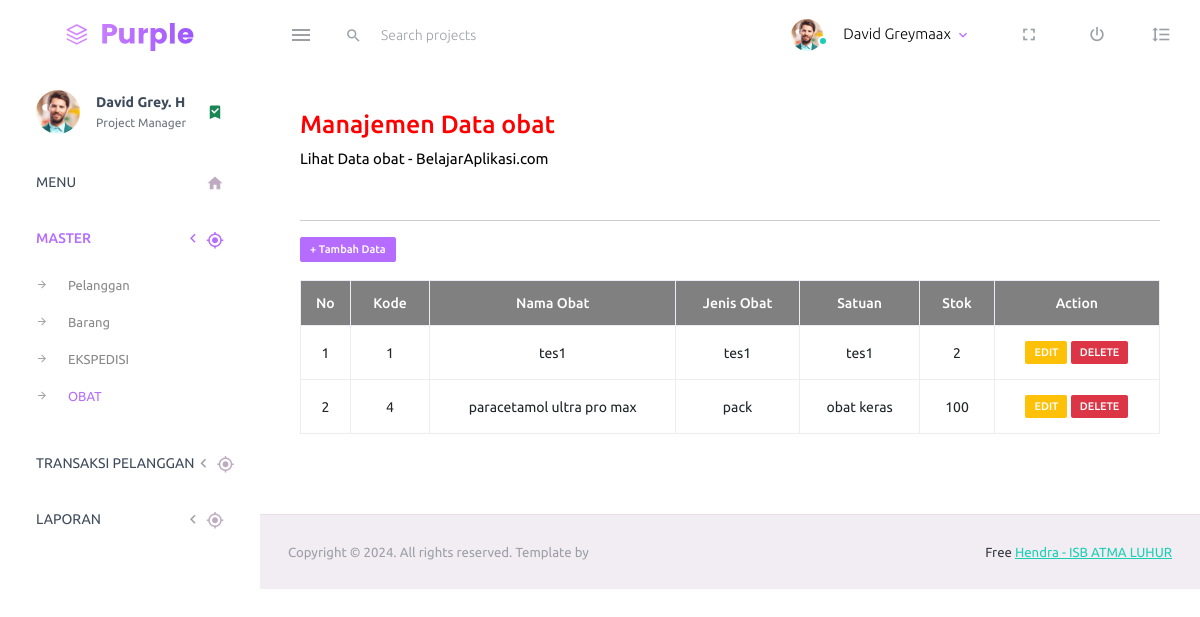
The app's page /admin/index.php/obat, older data.
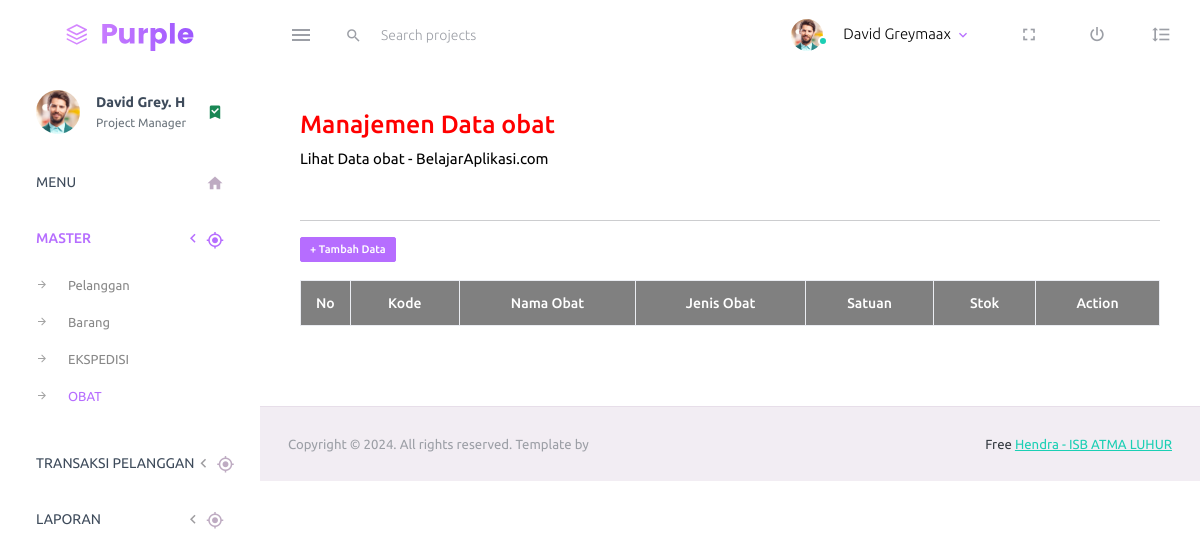
The same page, newer data.
### tables this page shows
CREATE TABLE obat (
	kd_obat  VARCHAR(5) PRIMARY KEY,
	nm_obat VARCHAR(50) NOT NULL,
	satuan VARCHAR(15) NOT NULL,
	jenis_obat VARCHAR(25) NOT NULL,
	stok INT(3) NOT NULL
);

### admin/application/views/layout/konten.php (called while the page is built)
<?php
	if ($isi) {
		$this->load->view($isi);
	}
?>

### admin/application/views/layout/wrapper.php (called while the page is built)
<?php
	require_once('header.php');
	require_once('menu.php');
	require_once('konten.php');
	require_once('footer.php');
?>

### admin/application/controllers/Obat.php (called while the page is built, shortened)
<?php
	class obat extends CI_Controller {
		public function __construct() {
			$this->load->model('obat_model');
			$this->load->model('General_model');
		}
		function index() {
			$query = $this->obat_model->data_obat();
			$data = array(
				'title' => 'Halaman Dashboard Administrator E-Commerce',
				'isi'   => 'obat/obat_view',
				'data'  => $query
			);
			$this->load->view('layout/wrapper', $data);
		}
	}
?>

### admin/index.php (called while the page is built, shortened)
<?php
require_once BASEPATH.'core/CodeIgniter.php';

### admin/application/models/Obat_model.php (called while the page is built, shortened)
<?php
	class obat_model extends CI_Model {
		public function data_obat() {
			$query = $this->db->query("select * from obat");
			if($query->num_rows() > 0) {
				return $query->result();
			}
		}
	}
?>

### admin/application/views/obat/obat_view.php (the view)
<div class="row">
	<div class="col-12 grid-margin">
		<div class="card">
			<div class="card-body">
				<h3 align="left" style="color:red;">Manajemen Data obat<br></h3>
				<p align="left" style="color:black;">Lihat Data obat - BelajarAplikasi.com<br></p><br>
				<hr>
				<a href="<?php echo base_url() ?>obat/tambah"><span class="badge badge-primary btn-sm">+ Tambah
						Data</span></a><br><br>
				<table id="tabel-akademik" class="table table-bordered" border="1">
					<thead>
						<tr class="warning" align="center" style="background: grey;color:white;font-weight: bold;">
							<th scope="col" width="3%">No</th>
							<th scope="col">Kode</th>
							<th scope="col">Nama Obat</th>
							<th scope="col">Jenis Obat</th>
							<th scope="col">Satuan</th>
							<th scope="col">Stok</th>
							<th scope="col">Action</th>
						</tr>
					</thead>
					<tbody>
						<?php
								$no= 1;
								if (isset($data)) {
									foreach ($data as $list) { ?>
									<tr class="active" align="center">
										<td><?php echo $no; ?></td>
										<td><?php echo $list->kd_obat; ?></td>
										<td><?php echo $list->nm_obat; ?></td>
										<td><?php echo $list->satuan; ?></td>
										<td><?php echo $list->jenis_obat; ?></td>
										<td><?php echo $list->stok; ?></td>
										<td>
											<a href="<?php echo base_url() ?>obat/edit/<?php echo $list->kd_obat; ?>"><span
													class="badge bg-warning">EDIT</span></a>
											<a href="<?php echo base_url() ?>obat/delete/<?php echo $list->kd_obat; ?>"><span
													class="badge bg-danger">DELETE</span></a>
										</td>
									</tr>
									<?php $no++;
								}
							} ?>
					</tbody>
				</table>
			</div>
		</div>
	</div>
</div>

Row changes from the older to the newer data that the page shows:
removed obat: kd_obat "1", nm_obat "tes1", satuan "tes1", jenis_obat "tes1", stok "2"
removed obat: kd_obat "4", nm_obat "paracetamol ultra pro max", satuan "pack", jenis_obat "obat keras", stok "100"
